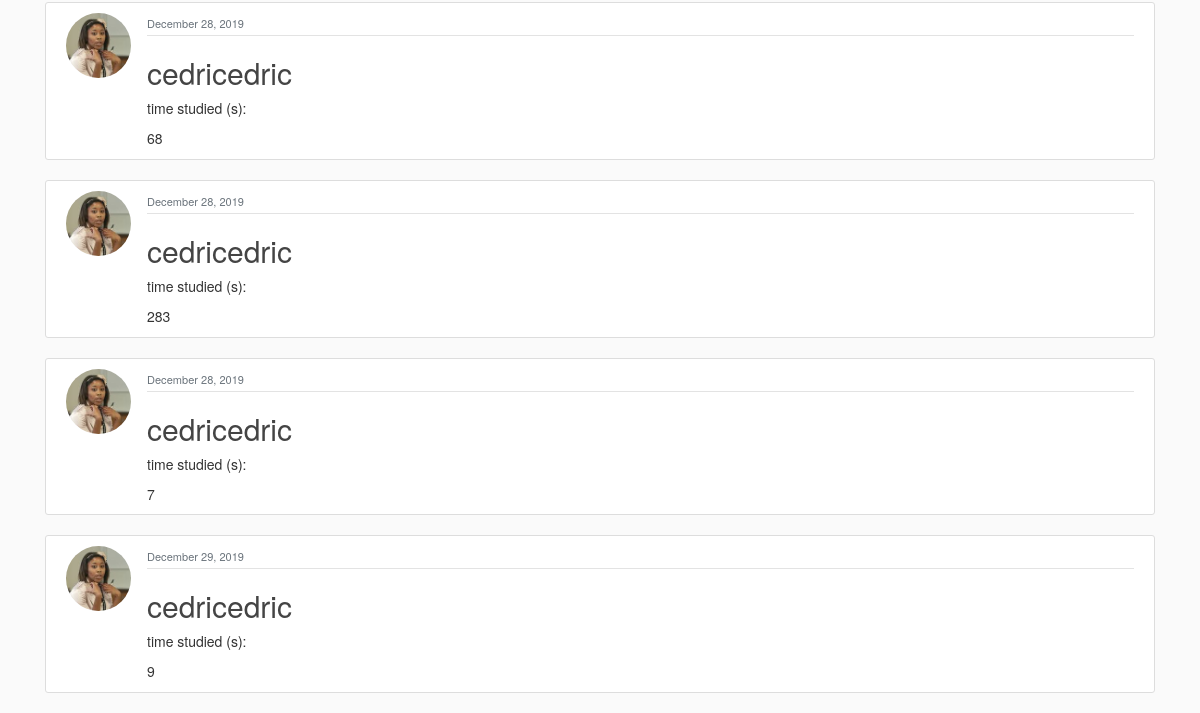
The page /rewards/purchase_rewards/go_home/ (lower part) on the database as committed earlier.
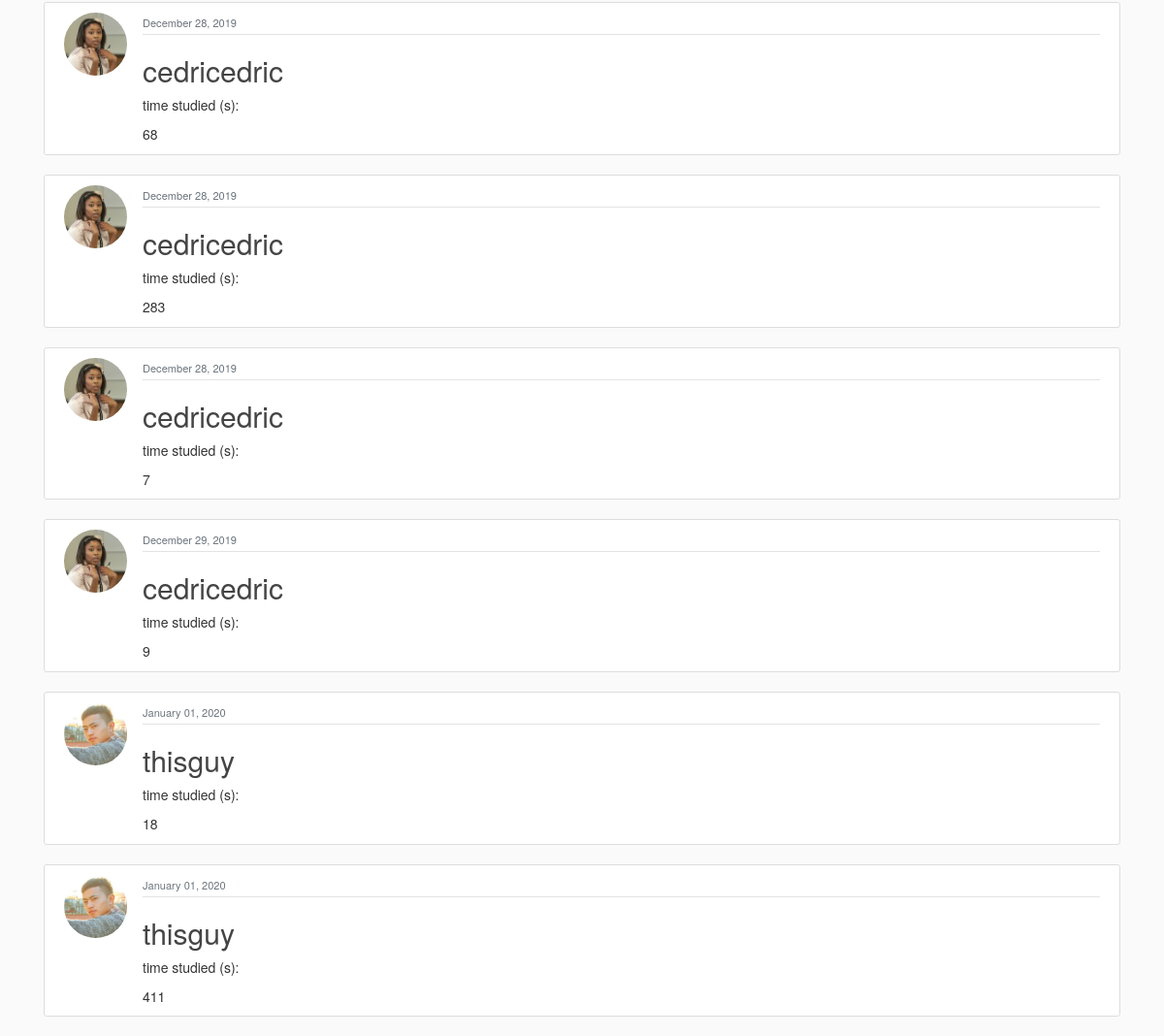
The same page on the database as committed later.
### blog/models.py (models this page shows, shortened)
class Post(models.Model):
    objects = models.Manager()
    title = "title" #models.CharField(max_length=100)
    time_studied = models.IntegerField(default=20)
    date_posted = models.DateTimeField(default=timezone.now)
    author = models.ForeignKey(User, on_delete=models.CASCADE)

### users/models.py (models this page shows, shortened)
class Profile(models.Model):
    user = models.OneToOneField(User, on_delete=models.CASCADE)
    profile_pictures = [
        "asian_student.jpeg",
        "black_and_white_photo.jpg",
        "college_student.jpeg",
        "girl_looking_sideways.jpg",
        "nerdy_guy.jpg",
        "science_student.jpeg",
        "student_sitting_on_grass.jpg",
    ]
    for i in range(len(profile_pictures)):
        profile_pictures[i] = "potential_pics/" + profile_pictures[i]
    image = models.ImageField(
        default=random.choice(profile_pictures), upload_to="profile_pics"
    )
    wallet_points = models.BigIntegerField(default=0)
    university = models.CharField(default="", max_length=35)
    subject = models.CharField(default="", max_length=35)

### blog/views.py (the view)
# urls.py: path('', PostListView.as_view(), name='blog-home'),
def home(request):
    context = {"posts": Post.objects.all()}
    return render(request, "blog/home.html", context)

### blog/templates/blog/home.html (shortened to what this page needs)
{% extends "blog/base.html" %}
{% block content %}
<head>
</head>
    {% for post in posts %}
        <article class="media content-section" >
          <img class="rounded-circle article-img" src="{{ post.author.profile.image.url }}">
          <div class="media-body">
            <div class="article-metadata">
              <small class="text-muted">{{ post.date_posted|date:"F d, Y" }}</small>
            </div>
            <h2><a class="article-title" href="{% url 'post-detail' post.id %}">{{ post.author }}</a></h2>
            <p> time studied (s): </p>
              <p class="article-content">{{ post.time_studied }}</p>
            </div>
        </article>
    {% endfor %}
{% endblock content %}

Rows that differ between the two databases and show on the page:
added Post: author.profile.image (picture), date_posted "January 01, 2020", author "thisguy", time_studied "18"
added Post: author.profile.image (picture), date_posted "January 01, 2020", author "thisguy", time_studied "411"
